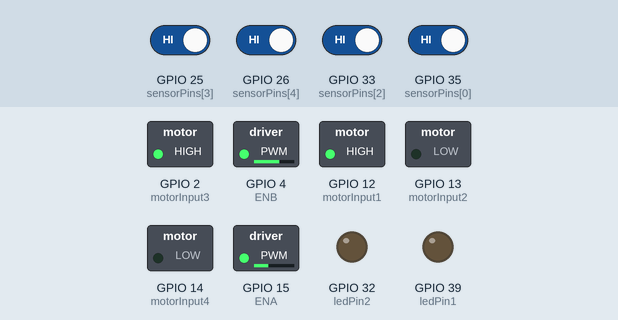
This sketch was run on a simulated ESP32. On the bench: switched loads named in the sketch (green lamp = pin HIGH), output pins drawn as LEDs (lit = HIGH). Inputs (shaded band) come from the test bench; at power-on: GPIO 25 (sensorPins[3]), GPIO 26 (sensorPins[4]), GPIO 33 (sensorPins[2]), GPIO 35 (sensorPins[0]) HIGH. What the sketch prints to the serial monitor is not drawn.

Above: at 2.7 s.
2.8 s: GPIO 33 (sensorPins[2]) driven LOW
At 4.0 s:
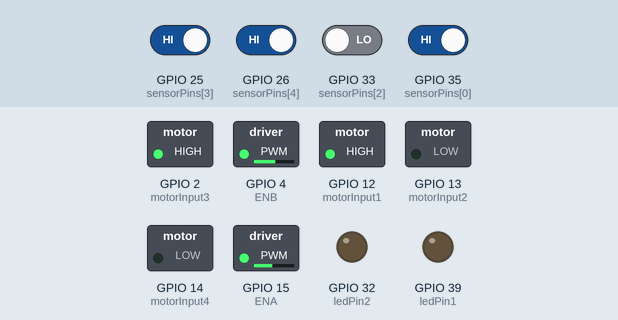
4.3 s: GPIO 25 (sensorPins[3]) driven LOW and GPIO 26 (sensorPins[4]) driven LOW
At 4.5 s:
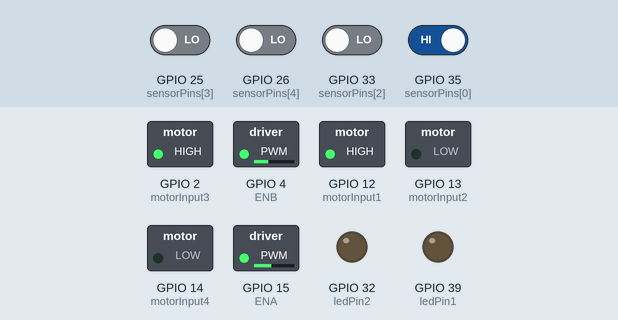
7.3 s: GPIO 35 (sensorPins[0]) driven LOW
At 8.7 s:
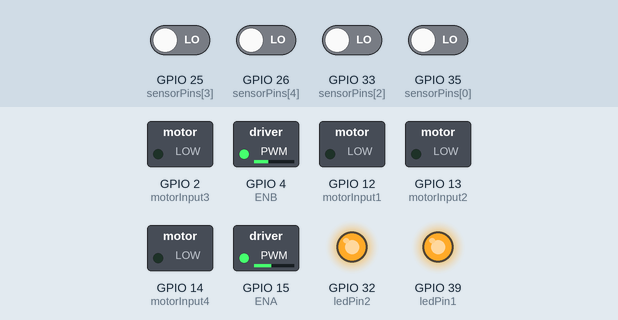
9.0 s: GPIO 26 (sensorPins[4]) driven HIGH and GPIO 35 (sensorPins[0]) driven HIGH
At 9.9 s:
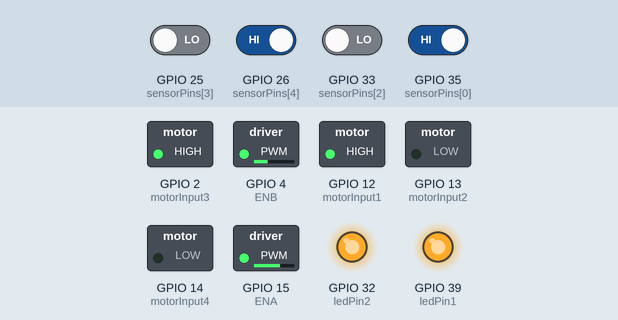
10.5 s: GPIO 25 (sensorPins[3]) driven HIGH
At 11.2 s:
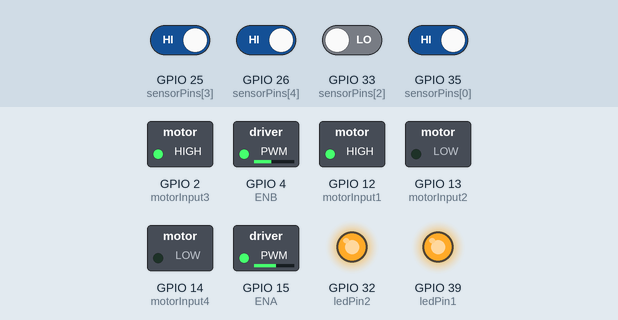
12.0 s: GPIO 33 (sensorPins[2]) driven HIGH
At 13.4 s:
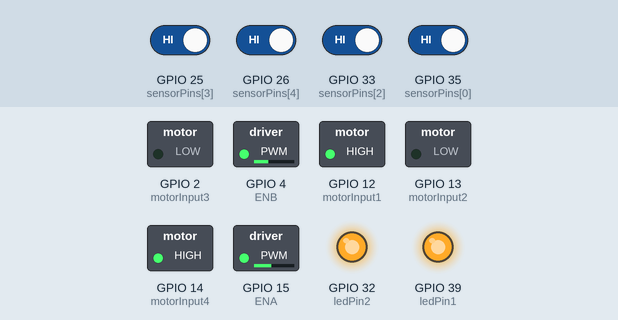
Timing chart, 0 to 14.5 s (numbered marks = the images above; inputs shaded):
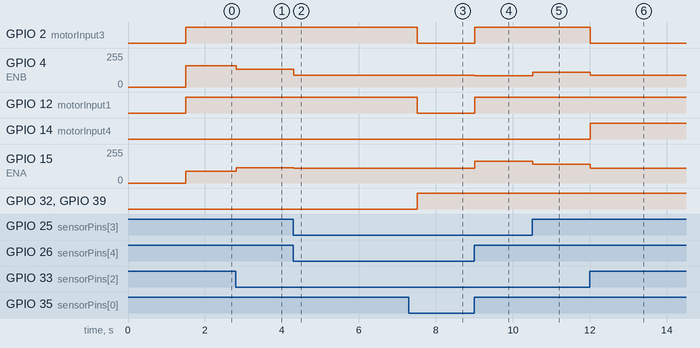

Measured:
- after the input at 2.8 s, GPIO 4 (ENB): 160/255 → 135/255 at once; GPIO 15 (ENA): 90/255 → 115/255 at once
- after the input at 4.3 s, GPIO 4 (ENB): 135/255 → 90/255 at once; GPIO 15 (ENA): 115/255 → 110/255 at once
- after the input at 7.3 s, GPIO 2 (motorInput3), GPIO 12 (motorInput1): HIGH → LOW after 0.21 s; GPIO 32 (ledPin2), GPIO 39 (ledPin1): LOW → HIGH after 0.21 s
- after the input at 9.0 s, GPIO 2 (motorInput3), GPIO 12 (motorInput1): LOW → HIGH at once; GPIO 4 (ENB): 90/255 → 85/255 at once; GPIO 15 (ENA): 110/255 → 165/255 at once
- after the input at 10.5 s, GPIO 4 (ENB): 85/255 → 110/255 at once; GPIO 15 (ENA): 165/255 → 140/255 at once
- after the input at 12.0 s, GPIO 2 (motorInput3): HIGH → LOW at once; GPIO 4 (ENB): 110/255 → 90/255 at once; GPIO 14 (motorInput4): LOW → HIGH at once; GPIO 15 (ENA): 140/255 → 110/255 at once

The sketch:

PID_lfr.ino
```cpp
#include <Arduino.h>
// IR Sensors
int sensorPins[] = {35, 32, 33, 25, 26};
int sensor[5] = {0, 0, 0, 0, 0}; // Initialize the sensor array

// Motor Variables
int ENA = 15;
int motorInput1 = 12;
int motorInput2 = 13;
int motorInput3 = 2;
int motorInput4 = 14;
int ENB = 4;

// Initial Speed of Motor
int initial_motor_speed = 140;

// Output Pins for Led
int ledPin1 = A3;
int ledPin2 = A4;

// PID Constants
float Kp = 25;
float Ki = 0;
float Kd = 15;

float error = 0, P = 0, I = 0, D = 0, PID_value = 0;
float previous_error = 0, previous_I = 0;

int flag = 0;

void setup() {
  for (int i = 0; i < 5; i++) {
    pinMode(sensorPins[i], INPUT);
  }

  pinMode(motorInput1, OUTPUT);
  pinMode(motorInput2, OUTPUT);
  pinMode(motorInput3, OUTPUT);
  pinMode(motorInput4, OUTPUT);
  pinMode(ENA, OUTPUT);
  pinMode(ENB, OUTPUT);

  pinMode(ledPin1, OUTPUT);
  pinMode(ledPin2, OUTPUT);

  digitalWrite(ledPin1, LOW);
  digitalWrite(ledPin2, LOW);

  Serial.begin(9600);
  delay(500);
  Serial.println("Started !!");
  delay(1000);
}

void loop() {
  read_sensor_values();
  Serial.print(error);

  if (error == 100) {  // Make left turn until it detects a straight path
    do {
      read_sensor_values();
      analogWrite(ENA, 110);
      analogWrite(ENB, 90);
      sharpLeftTurn();
    } while (error != 0);
  } else if (error == 101) {  // Make right turn if it detects only the right path
    analogWrite(ENA, 110);
    analogWrite(ENB, 90);
    forward();
    delay(200);
    stop_bot();
    read_sensor_values();
    if (error == 102) {
      do {
        analogWrite(ENA, 110);
        analogWrite(ENB, 90);
        sharpRightTurn();
        read_sensor_values();
      } while (error != 0);
    }
  } else if (error == 102) {  // Make left turn until it detects a straight path
    do {
      analogWrite(ENA, 110);
      analogWrite(ENB, 90);
      sharpLeftTurn();
      read_sensor_values();
      if (error == 0) {
        stop_bot();
        delay(200);
      }
    } while (error != 0);
  } else if (error == 103) {  // Make left turn until it detects a straight path or stop if a dead end is reached
    if (flag == 0) {
      analogWrite(ENA, 110);
      analogWrite(ENB, 90);
      forward();
      delay(200);
      stop_bot();
      read_sensor_values();
      if (error == 103) { // Dead End Reached, Stop!
        stop_bot();
        digitalWrite(ledPin1, HIGH);
        digitalWrite(ledPin2, HIGH);
        flag = 1;
      } else { // Move Left
        analogWrite(ENA, 110);
        analogWrite(ENB, 90);
        sharpLeftTurn();
        delay(200);
        do {
          read_sensor_values();
          analogWrite(ENA, 110);
          analogWrite(ENB, 90);
          sharpLeftTurn();
        } while (error != 0);
      }
    }
  } else {
    calculate_pid();
    motor_control();
  }
}

void read_sensor_values() {
  for (int i = 0; i < 5; i++) {
    sensor[i] = !digitalRead(sensorPins[i]);
  }

  if (sensor[0] && !sensor[1] && !sensor[2] && !sensor[3] && !sensor[4])
    error = 4;
  else if (sensor[0] && sensor[1] && !sensor[2] && !sensor[3] && !sensor[4])
    error = 3;
  else if (!sensor[0] && sensor[1] && !sensor[2] && !sensor[3] && !sensor[4])
    error = 2;
  else if (!sensor[0] && sensor[1] && sensor[2] && !sensor[3] && !sensor[4])
    error = 1;
  else if (!sensor[0] && !sensor[1] && sensor[2] && !sensor[3] && !sensor[4])
    error = 0;
  else if (!sensor[0] && !sensor[1] && sensor[2] && sensor[3] && !sensor[4])
    error = -1;
  else if (!sensor[0] && !sensor[1] && !sensor[2] && sensor[3] && !sensor[4])
    error = -2;
  else if (!sensor[0] && !sensor[1] && !sensor[2] && sensor[3] && sensor[4])
    error = -3;
  else if (sensor[0] && sensor[1] && sensor[2] && sensor[3] && !sensor[4]) // Turn robot left side
    error = 100;
  else if (!sensor[0] && sensor[1] && sensor[2] && sensor[3] && sensor[4]) // Turn robot right side
    error = 101;
  else if (!sensor[0] && !sensor[1] && !sensor[2] && !sensor[3] && !sensor[4]) // Make U turn
    error = 102;
  else if (sensor[0] && sensor[1] && sensor[2] && sensor[3] && sensor[4]) // Turn left side or stop
    error = 103;
}

void calculate_pid() {
  P = error;
  I = I + previous_I;
  D = error - previous_error;
  PID_value = (Kp * P) + (Ki * I) + (Kd * D);
  previous_I = I;
  previous_error = error;
}

void motor_control() {
  int left_motor_speed = initial_motor_speed - PID_value;
  int right_motor_speed = initial_motor_speed + PID_value;
  left_motor_speed = constrain(left_motor_speed, 0, 255);
  right_motor_speed = constrain(right_motor_speed, 0, 255);
  analogWrite(ENA, left_motor_speed);
  analogWrite(ENB, right_motor_speed - 30);
  forward();
}

void forward() {
  digitalWrite(motorInput1, HIGH);
  digitalWrite(motorInput2, LOW);
  digitalWrite(motorInput3, HIGH);
  digitalWrite(motorInput4, LOW);
}

void reverse() {
  digitalWrite(motorInput1, LOW);
  digitalWrite(motorInput2, HIGH);
  digitalWrite(motorInput3, LOW);
  digitalWrite(motorInput4, HIGH);
}

void right() {
  digitalWrite(motorInput1, LOW);
  digitalWrite(motorInput2, HIGH);
  digitalWrite(motorInput3, LOW);
  digitalWrite(motorInput4, LOW);
}

void left() {
  digitalWrite(motorInput1, LOW);
  digitalWrite(motorInput2, LOW);
  digitalWrite(motorInput3, LOW);
  digitalWrite(motorInput4, HIGH);
}

void sharpRightTurn() {
  digitalWrite(motorInput1, LOW);
  digitalWrite(motorInput2, HIGH);
  digitalWrite(motorInput3, HIGH);
  digitalWrite(motorInput4, LOW);
}

void sharpLeftTurn() {
  digitalWrite(motorInput1, HIGH);
  digitalWrite(motorInput2, LOW);
  digitalWrite(motorInput3, LOW);
  digitalWrite(motorInput4, HIGH);
}

void stop_bot() {
  digitalWrite(motorInput1, LOW);
  digitalWrite(motorInput2, LOW);
  digitalWrite(motorInput3, LOW);
  digitalWrite(motorInput4, LOW);
}
```
